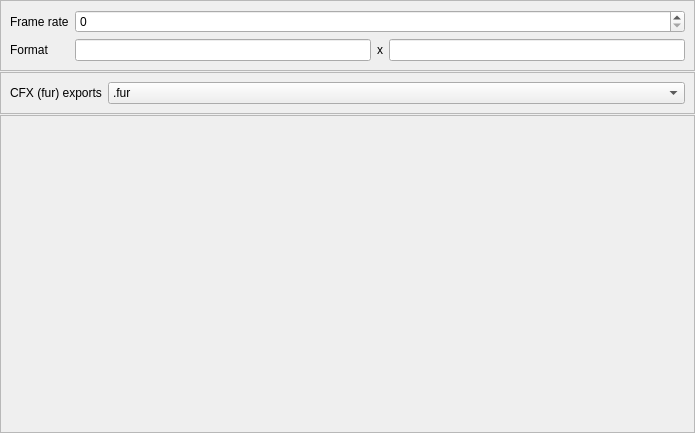
           <widget class="QWidget" name="scrollAreaWidgetContents">
            <property name="geometry">
             <rect>
              <x>0</x>
              <y>0</y>
              <width>695</width>
              <height>433</height>
             </rect>
            </property>
            <layout class="QVBoxLayout" name="verticalLayout_3">
             <property name="spacing">
              <number>1</number>
             </property>
             <property name="leftMargin">
              <number>0</number>
             </property>
             <property name="topMargin">
              <number>0</number>
             </property>
             <property name="rightMargin">
              <number>0</number>
             </property>
             <property name="bottomMargin">
              <number>0</number>
             </property>
             <item>
              <widget class="QFrame" name="frame_4">
               <property name="frameShape">
                <enum>QFrame::StyledPanel</enum>
               </property>
               <property name="frameShadow">
                <enum>QFrame::Raised</enum>
               </property>
               <layout class="QFormLayout" name="formLayout_2">
                <item row="0" column="0">
                 <widget class="QLabel" name="label_8">
                  <property name="text">
                   <string>Frame rate</string>
                  </property>
                 </widget>
                </item>
                <item row="0" column="1">
                 <widget class="QSpinBox" name="frame_rate_spinBox"/>
                </item>
                <item row="1" column="0">
                 <widget class="QLabel" name="label_9">
                  <property name="text">
                   <string>Format</string>
                  </property>
                 </widget>
                </item>
                <item row="1" column="1">
                 <layout class="QHBoxLayout" name="horizontalLayout">
                  <item>
                   <widget class="QLineEdit" name="f_width_lineEdit"/>
                  </item>
                  <item>
                   <widget class="QLabel" name="label_10">
                    <property name="text">
                     <string>x</string>
                    </property>
                   </widget>
                  </item>
                  <item>
                   <widget class="QLineEdit" name="f_height_lineEdit"/>
                  </item>
                 </layout>
                </item>
               </layout>
              </widget>
             </item>
             <item>
              <widget class="QFrame" name="frame_2">
               <property name="frameShape">
                <enum>QFrame::StyledPanel</enum>
               </property>
               <property name="frameShadow">
                <enum>QFrame::Raised</enum>
               </property>
               <layout class="QFormLayout" name="formLayout">
                <item row="0" column="0">
                 <widget class="QLabel" name="label_2">
                  <property name="text">
                   <string>CFX (fur) exports</string>
                  </property>
                 </widget>
                </item>
                <item row="0" column="1">
                 <widget class="QComboBox" name="cfx_ext_comboBox">
                  <item>
                   <property name="text">
                    <string>.fur</string>
                   </property>
                  </item>
                  <item>
                   <property name="text">
                    <string>.abc</string>
                   </property>
                  </item>
                 </widget>
                </item>
               </layout>
              </widget>
             </item>
             <item>
              <widget class="QFrame" name="frame_3">
               <property name="frameShape">
                <enum>QFrame::StyledPanel</enum>
               </property>
               <property name="frameShadow">
                <enum>QFrame::Raised</enum>
               </property>
               <layout class="QHBoxLayout" name="horizontalLayout_3">
                <item>
                 <spacer name="verticalSpacer">
                  <property name="orientation">
                   <enum>Qt::Vertical</enum>
                  </property>
                  <property name="sizeHint" stdset="0">
                   <size>
                    <width>20</width>
                    <height>364</height>
                   </size>
                  </property>
                 </spacer>
                </item>
               </layout>
              </widget>
             </item>
            </layout>
           </widget>
